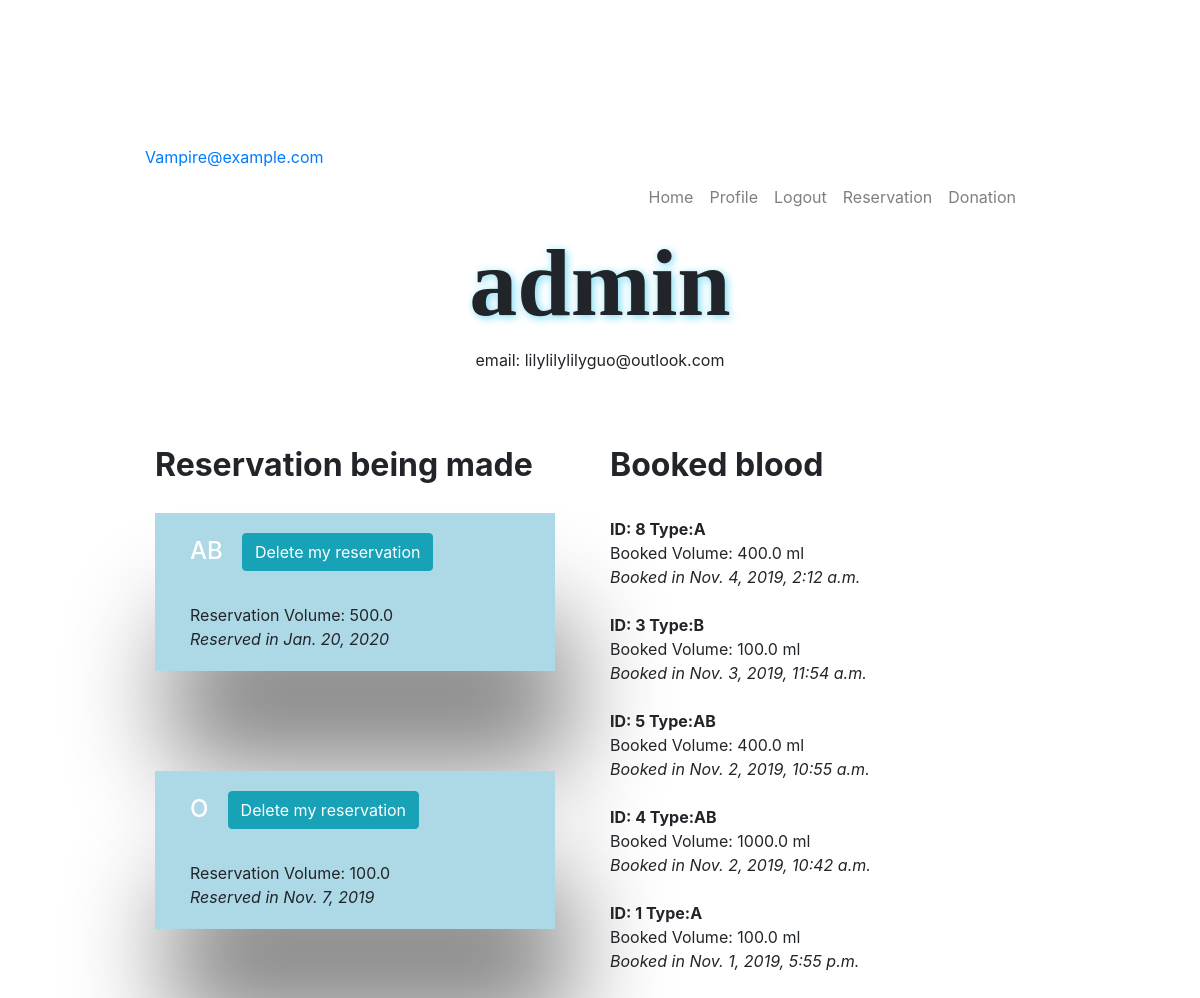
/profile/ (signed in), run on an earlier commit of the app's database.
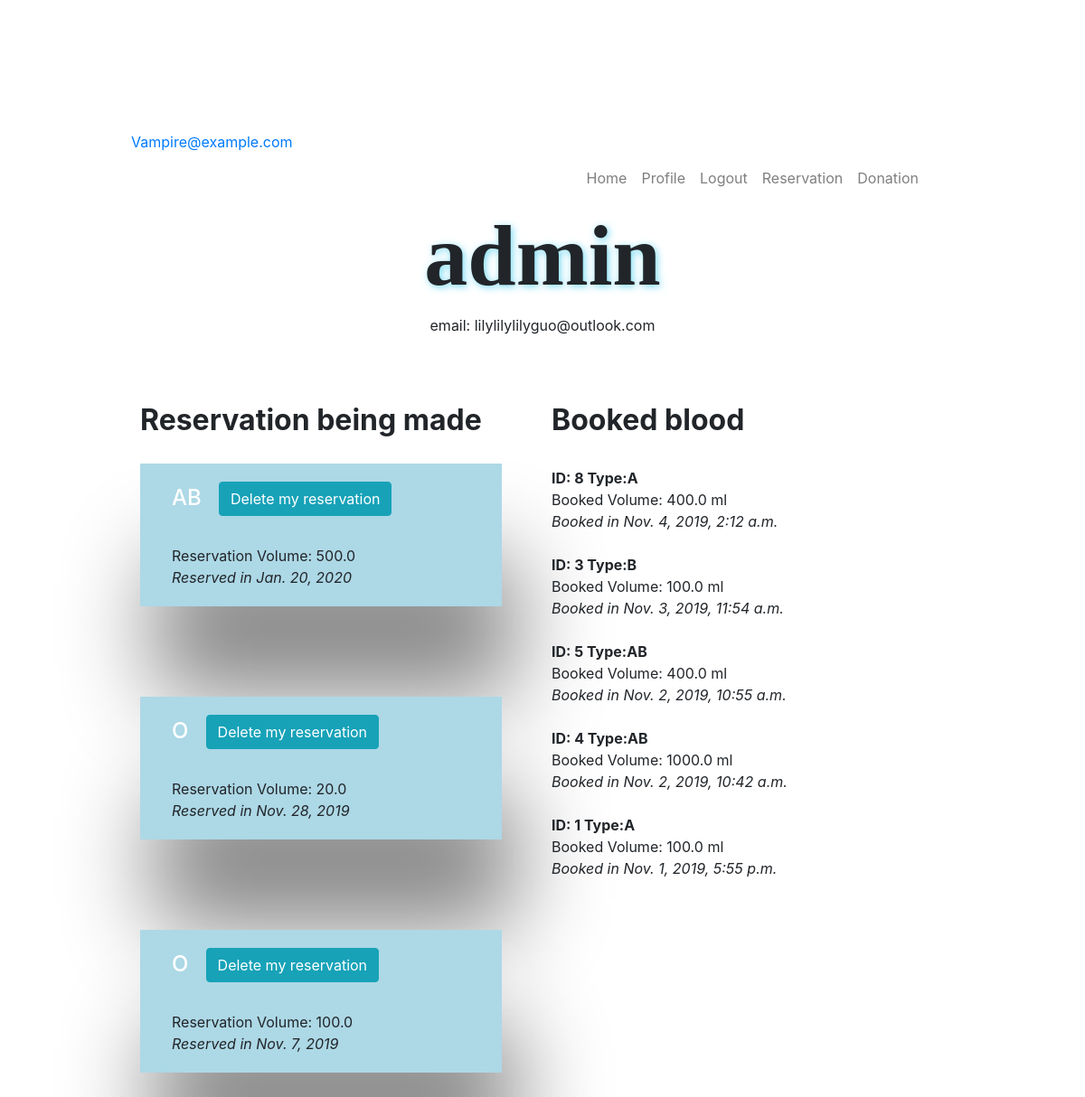
And on a later commit of the database.
### bloodprofile/models.py (models this page shows)
class Reservation(models.Model):
    bloodType = models.CharField(max_length=50)
    rsvVolume = models.FloatField()
    userReserved = models.CharField(max_length=50, null=True, default='')
    rsvDate = models.DateField(("reserve blood date"), auto_now=False, auto_now_add=False)
    address = models.CharField(max_length=60, null=True, default='')

class Book(models.Model):
    bookingaddress = models.CharField(max_length=100, null=True)
    bookDate = models.DateTimeField("booking date")
    blood = models.ForeignKey(Blood, on_delete=models.CASCADE)
    userBooked = models.CharField(max_length=50,null=True)

class Blood(models.Model):
    bloodtype = models.CharField(max_length=50)
    volume = models.FloatField()
    takendate = models.DateField(("blood taken date"), auto_now=False, auto_now_add=False)
    expdate = models.DateField(("blood expire date"), auto_now=False, auto_now_add=False)#whne to expire
    donor = models.CharField(max_length=50)
    isBooked = models.BooleanField()
    isTested = models.BooleanField(default=False)

### users/views.py (the view)
# urls.py: url(r'^profile/', user_views.profile, name='profile'),
@login_required
def profile(request):
    user = request.user
    port = request.META['SERVER_PORT']
    reservation_list = Reservation.objects.filter(userReserved = user.username).order_by('-rsvDate')
    book_list = Book.objects.filter(userBooked = user.username).order_by('-bookDate')
    context = {
        'reservation_list':reservation_list,
        'book_list':book_list,
        'port':port
    }
    return render(request, 'users/profile.html',context )

### users/templates/users/profile.html (shortened to what this page needs)
<!DOCTYPE html>
<html>
  <head>
  </head>
<body>
<head>
    <link rel="stylesheet" href="https://stackpath.bootstrapcdn.com/bootstrap/4.3.1/css/bootstrap.min.css">
</head>
<body>
        <header class="header_area">
        <div class="top_menu row m0">
            <div class="container">
                <div class="float-left">
                    <a class="dn_btn" href="mailto:medical@example.com">Vampire@example.com</a>
                </div>
            </div>
        </div>
            <nav class="navbar navbar-expand-lg navbar-light">
                <div class="container">
                    <div class="collapse navbar-collapse offset" id="navbarSupportedContent">
                        <ul class="nav navbar-nav menu_nav ml-auto">
                            <li class="nav-item"><a class="nav-link" href={% url 'blood-home' %}>Home</a></li>
                            <ul class="navbar-nav">
                              {% if user.is_authenticated %}
                              <li class="nav-item">
                                <a class="nav-link" href="{% url 'profile' %}">Profile</a>
                              </li>
                              <li class="nav-item">
                                <a class="nav-link" href="{% url 'logout' %}">Logout</a>
                              </li>
                              {% endif %}
                            </ul>
                            <li class="nav-item"><a class="nav-link" href="{% url 'reservation' %}">Reservation</a></li>
                            <li class="nav-item"><a class="nav-link" href="{% url 'donation' %}">Donation</a></li>
                          </ul>
                    </div>
                </div>
            </nav>
    </header>
              <h1 style="font-weight:bold;font-family:Verdana" align="center" class="display-1">{{ user.username }}</h1>
              <p class="text secondary" align="center">email: {{ user.email }}</p>
              <br>
              <br>
            <div class="row">
              <div class="container" style="width: 1000px">
                <div class="column">
                <h2 style="font-weight:bold">Reservation being made</h2>
                {% if reservation_list %}
                <div class="row" style="margin-left: -50px;margin-top: -30px">
                    {% for reservation in reservation_list %}
                    <box id = "grad1"><div class="col-xs-12 col-lg-10">
                        <h4>
                          <a style="color:white;">
                          {{ reservation.bloodType }}</a> &nbsp
                          <a href="{% url 'delete-reservation' reservation.id %}" role="button" class="btn btn-info">Delete my reservation</a>
                        </h4>
                          <br>Reservation Volume: {{ reservation.rsvVolume }}<br>
                         <span ><i>Reserved in {{ reservation.rsvDate }} </i></span><br>
                    </div></box>
                    {% endfor %}
                </div>
                {% else %}
                <p>No reservation is available.</p>
                {% endif %}
                </div>
                <div class="column">
                <h2 style="font-weight:bold">Booked blood</h2></br>
                {% if book_list %}
                  {% for book in book_list %}
                  <div id = "grad1" class = "rcorners">
                  <b>ID: {{ book.blood.id }} Type:{{book.blood.bloodtype}}</b>
                  <br>Booked Volume: {{ book.blood.volume }} ml<br>
                         <i>Booked in {{ book.bookDate }} </i><br>
                  </div>
                  <br>
                  {% endfor %}
                {% else %}
                <p >You have not book any blood yet.</p>
                {% endif %}
                <br>
                <br>
                </div>
              </div>
            </div>
</body>
</html>

### users/templates/users/profile.html (style rules this page uses)
body { background-image: url("https://cdn.pixabay.com/photo/2017/01/10/07/11/blood-1968458_1280.png"); background-repeat: no-repeat; background-size: cover; background-position: center center; background-attachment: fixed; padding: 145px; }
box { background-color: lightblue; width: 400px; border: #FFFFFF; padding: 20px; margin: 50px; box-shadow: 15px 100px 100px #888888; }
h1 { text-shadow: 2px 2px 8px rgb(120, 218, 244); }
.column { float: left; width: 50%; padding: 10px; height: 300px; }

What changed in the data, as far as the page shows it:
added Reservation: bloodType "O", rsvVolume "20.0", rsvDate "Nov. 28, 2019"
